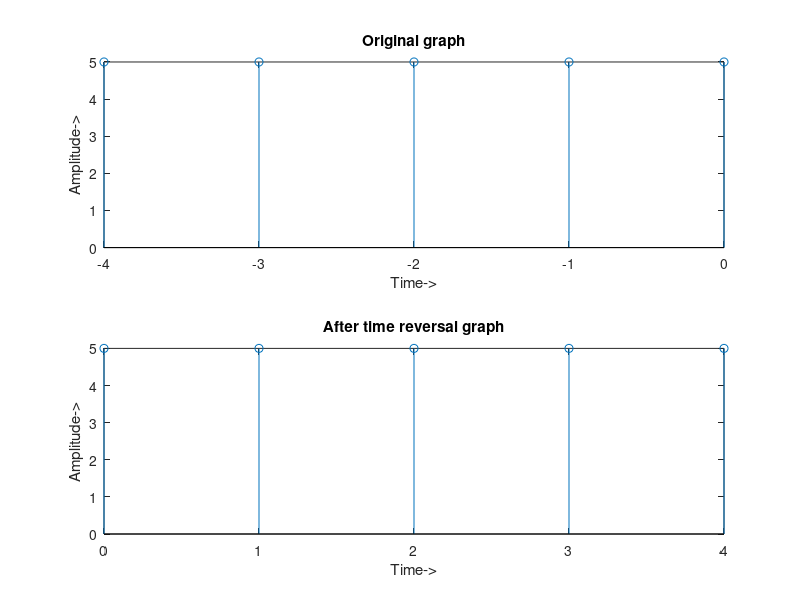

The MATLAB script that drew this image:
clear all;
close all;
clc;
n=input('Enter the number of element: ');
for i=1:1:n
y(i)=input('Number : ');
end
 fprintf('Please enter the input from 1 to %d for zero index\n',n);
 m=input('Enter the zero index: ');
if m>n
    fprintf('Program is terminated\n');
end
p=1-m;
for i=1:1:n
x(i)=p;
p=p+1;
end
%p=3
subplot(2,1,1);
stem(x,y);
xlabel('Time->');
ylabel('Amplitude->');
title('Original graph');

p=p-1;%we need p=2
r=n;
for i=1:1:n
    x(i)=-p;
    d(i)=y(r);
    p=p-1;
    r=r-1;
end
subplot(2,1,2);
stem(x,d);
xlabel('Time->');
ylabel('Amplitude->');
title('After time reversal graph');
